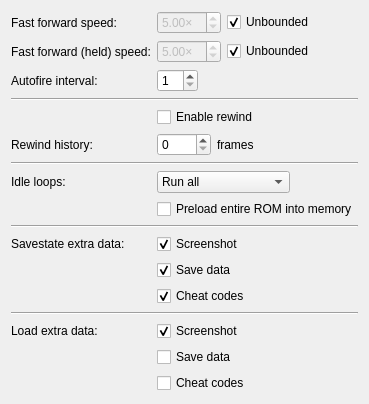
     <widget class="QWidget" name="emulation">
      <layout class="QFormLayout" name="formLayout_2">
       <property name="fieldGrowthPolicy">
        <enum>QFormLayout::FieldsStayAtSizeHint</enum>
       </property>
       <item row="0" column="0">
        <widget class="QLabel" name="label_18">
         <property name="text">
          <string>Fast forward speed:</string>
         </property>
        </widget>
       </item>
       <item row="0" column="1">
        <layout class="QHBoxLayout" name="horizontalLayout_5">
         <item>
          <widget class="QDoubleSpinBox" name="fastForwardRatio">
           <property name="enabled">
            <bool>false</bool>
           </property>
           <property name="suffix">
            <string>×</string>
           </property>
           <property name="minimum">
            <double>0.010000000000000</double>
           </property>
           <property name="maximum">
            <double>20.000000000000000</double>
           </property>
           <property name="singleStep">
            <double>0.500000000000000</double>
           </property>
           <property name="value">
            <double>5.000000000000000</double>
           </property>
          </widget>
         </item>
         <item>
          <widget class="QCheckBox" name="fastForwardUnbounded">
           <property name="text">
            <string>Unbounded</string>
           </property>
           <property name="checked">
            <bool>true</bool>
           </property>
          </widget>
         </item>
        </layout>
       </item>
       <item row="1" column="0">
        <widget class="QLabel" name="label_181">
         <property name="text">
          <string>Fast forward (held) speed:</string>
         </property>
        </widget>
       </item>
       <item row="1" column="1">
        <layout class="QHBoxLayout" name="horizontalLayout_51">
         <item>
          <widget class="QDoubleSpinBox" name="fastForwardHeldRatio">
           <property name="enabled">
            <bool>false</bool>
           </property>
           <property name="suffix">
            <string>×</string>
           </property>
           <property name="minimum">
            <double>0.010000000000000</double>
           </property>
           <property name="maximum">
            <double>20.000000000000000</double>
           </property>
           <property name="singleStep">
            <double>0.500000000000000</double>
           </property>
           <property name="value">
            <double>5.000000000000000</double>
           </property>
          </widget>
         </item>
         <item>
          <widget class="QCheckBox" name="fastForwardHeldUnbounded">
           <property name="text">
            <string>Unbounded</string>
           </property>
           <property name="checked">
            <bool>true</bool>
           </property>
          </widget>
         </item>
        </layout>
       </item>
       <item row="2" column="0">
        <widget class="QLabel" name="label_31">
         <property name="text">
          <string>Autofire interval:</string>
         </property>
        </widget>
       </item>
       <item row="2" column="1">
        <widget class="QSpinBox" name="autofireThreshold">
         <property name="minimum">
          <number>1</number>
         </property>
         <property name="maximum">
          <number>60</number>
         </property>
        </widget>
       </item>
       <item row="3" column="0" colspan="2">
        <widget class="Line" name="line">
         <property name="orientation">
          <enum>Qt::Horizontal</enum>
         </property>
        </widget>
       </item>
       <item row="4" column="1">
        <widget class="QCheckBox" name="rewind">
         <property name="text">
          <string>Enable rewind</string>
         </property>
        </widget>
       </item>
       <item row="5" column="0">
        <widget class="QLabel" name="label_8">
         <property name="text">
          <string>Rewind history:</string>
         </property>
        </widget>
       </item>
       <item row="5" column="1">
        <layout class="QHBoxLayout" name="horizontalLayout_13">
         <item>
          <widget class="QSpinBox" name="rewindCapacity">
           <property name="maximum">
            <number>3600</number>
           </property>
          </widget>
         </item>
         <item>
          <widget class="QLabel" name="label_7">
           <property name="text">
            <string>frames</string>
           </property>
          </widget>
         </item>
        </layout>
       </item>
       <item row="6" column="0" colspan="2">
        <widget class="Line" name="line_3">
         <property name="orientation">
          <enum>Qt::Horizontal</enum>
         </property>
        </widget>
       </item>
       <item row="7" column="0">
        <widget class="QLabel" name="label_15">
         <property name="text">
          <string>Idle loops:</string>
         </property>
        </widget>
       </item>
       <item row="7" column="1">
        <widget class="QComboBox" name="idleOptimization">
         <item>
          <property name="text">
           <string>Run all</string>
          </property>
         </item>
         <item>
          <property name="text">
           <string>Remove known</string>
          </property>
         </item>
         <item>
          <property name="text">
           <string>Detect and remove</string>
          </property>
         </item>
        </widget>
       </item>
       <item row="8" column="1">
        <widget class="QCheckBox" name="preload">
         <property name="text">
          <string>Preload entire ROM into memory</string>
         </property>
        </widget>
       </item>
       <item row="9" column="0" colspan="2">
        <widget class="Line" name="line_2">
         <property name="orientation">
          <enum>Qt::Horizontal</enum>
         </property>
        </widget>
       </item>
       <item row="10" column="0">
        <widget class="QLabel" name="label_24">
         <property name="text">
          <string>Savestate extra data:</string>
         </property>
        </widget>
       </item>
       <item row="10" column="1">
        <widget class="QCheckBox" name="saveStateScreenshot">
         <property name="text">
          <string>Screenshot</string>
         </property>
         <property name="checked">
          <bool>true</bool>
         </property>
        </widget>
       </item>
       <item row="11" column="1">
        <widget class="QCheckBox" name="saveStateSave">
         <property name="text">
          <string>Save data</string>
         </property>
         <property name="checked">
          <bool>true</bool>
         </property>
        </widget>
       </item>
       <item row="12" column="1">
        <widget class="QCheckBox" name="saveStateCheats">
         <property name="text">
          <string>Cheat codes</string>
         </property>
         <property name="checked">
          <bool>true</bool>
         </property>
        </widget>
       </item>
       <item row="13" column="0" colspan="2">
        <widget class="Line" name="line_9">
         <property name="orientation">
          <enum>Qt::Horizontal</enum>
         </property>
        </widget>
       </item>
       <item row="14" column="0">
        <widget class="QLabel" name="label_25">
         <property name="text">
          <string>Load extra data:</string>
         </property>
        </widget>
       </item>
       <item row="14" column="1">
        <widget class="QCheckBox" name="loadStateScreenshot">
         <property name="text">
          <string>Screenshot</string>
         </property>
         <property name="checked">
          <bool>true</bool>
         </property>
        </widget>
       </item>
       <item row="15" column="1">
        <widget class="QCheckBox" name="loadStateSave">
         <property name="text">
          <string>Save data</string>
         </property>
        </widget>
       </item>
       <item row="16" column="1">
        <widget class="QCheckBox" name="loadStateCheats">
         <property name="text">
          <string>Cheat codes</string>
         </property>
        </widget>
       </item>
      </layout>
     </widget>
